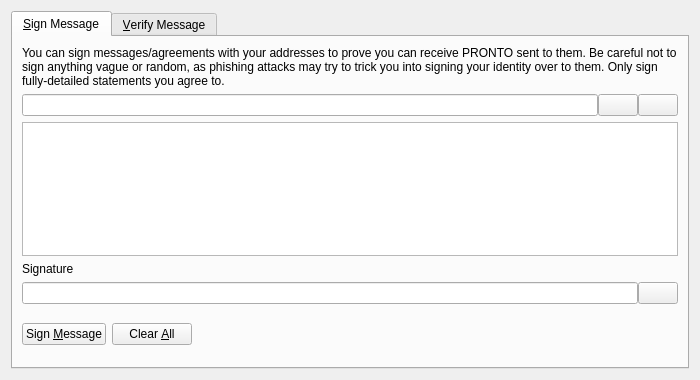
<?xml version="1.0" encoding="UTF-8"?>
<ui version="4.0">
 <class>SignVerifyMessageDialog</class>
 <widget class="QDialog" name="SignVerifyMessageDialog">
  <property name="geometry">
   <rect>
    <x>0</x>
    <y>0</y>
    <width>700</width>
    <height>380</height>
   </rect>
  </property>
  <property name="windowTitle">
   <string>Signatures - Sign / Verify a Message</string>
  </property>
  <property name="modal">
   <bool>true</bool>
  </property>
  <layout class="QVBoxLayout" name="verticalLayout">
   <item>
    <widget class="QTabWidget" name="tabWidget">
     <property name="currentIndex">
      <number>0</number>
     </property>
     <widget class="QWidget" name="tabSignMessage">
      <attribute name="title">
       <string>&amp;Sign Message</string>
      </attribute>
      <layout class="QVBoxLayout" name="verticalLayout_SM">
       <item>
        <widget class="QLabel" name="infoLabel_SM">
         <property name="text">
          <string>You can sign messages/agreements with your addresses to prove you can receive PRONTO sent to them. Be careful not to sign anything vague or random, as phishing attacks may try to trick you into signing your identity over to them. Only sign fully-detailed statements you agree to.</string>
         </property>
         <property name="textFormat">
          <enum>Qt::PlainText</enum>
         </property>
         <property name="wordWrap">
          <bool>true</bool>
         </property>
        </widget>
       </item>
       <item>
        <layout class="QHBoxLayout" name="horizontalLayout_1_SM">
         <property name="spacing">
          <number>0</number>
         </property>
         <item>
          <widget class="QValidatedLineEdit" name="addressIn_SM">
           <property name="toolTip">
            <string>The PRONTO address to sign the message with</string>
           </property>
          </widget>
         </item>
         <item>
          <widget class="QPushButton" name="addressBookButton_SM">
           <property name="toolTip">
            <string>Choose previously used address</string>
           </property>
           <property name="text">
            <string/>
           </property>
           <property name="shortcut">
            <string>Alt+A</string>
           </property>
           <property name="autoDefault">
            <bool>false</bool>
           </property>
          </widget>
         </item>
         <item>
          <widget class="QPushButton" name="pasteButton_SM">
           <property name="toolTip">
            <string>Paste address from clipboard</string>
           </property>
           <property name="text">
            <string/>
           </property>
           <property name="shortcut">
            <string>Alt+P</string>
           </property>
           <property name="autoDefault">
            <bool>false</bool>
           </property>
          </widget>
         </item>
        </layout>
       </item>
       <item>
        <widget class="QPlainTextEdit" name="messageIn_SM">
         <property name="toolTip">
          <string>Enter the message you want to sign here</string>
         </property>
        </widget>
       </item>
       <item>
        <widget class="QLabel" name="signatureLabel_SM">
         <property name="text">
          <string>Signature</string>
         </property>
         <property name="textFormat">
          <enum>Qt::PlainText</enum>
         </property>
        </widget>
       </item>
       <item>
        <layout class="QHBoxLayout" name="horizontalLayout_2_SM">
         <property name="spacing">
          <number>0</number>
         </property>
         <item>
          <widget class="QLineEdit" name="signatureOut_SM">
           <property name="font">
            <font>
             <italic>true</italic>
            </font>
           </property>
           <property name="readOnly">
            <bool>true</bool>
           </property>
          </widget>
         </item>
         <item>
          <widget class="QPushButton" name="copySignatureButton_SM">
           <property name="toolTip">
            <string>Copy the current signature to the system clipboard</string>
           </property>
           <property name="text">
            <string/>
           </property>
           <property name="autoDefault">
            <bool>false</bool>
           </property>
          </widget>
         </item>
        </layout>
       </item>
       <item>
        <layout class="QHBoxLayout" name="horizontalLayout_3_SM">
         <item>
          <widget class="QPushButton" name="signMessageButton_SM">
           <property name="toolTip">
            <string>Sign the message to prove you own this PRONTO address</string>
           </property>
           <property name="text">
            <string>Sign &amp;Message</string>
           </property>
           <property name="autoDefault">
            <bool>false</bool>
           </property>
          </widget>
         </item>
         <item>
          <widget class="QPushButton" name="clearButton_SM">
           <property name="toolTip">
            <string>Reset all sign message fields</string>
           </property>
           <property name="text">
            <string>Clear &amp;All</string>
           </property>
           <property name="autoDefault">
            <bool>false</bool>
           </property>
          </widget>
         </item>
         <item>
          <spacer name="horizontalSpacer_1_SM">
           <property name="orientation">
            <enum>Qt::Horizontal</enum>
           </property>
           <property name="sizeHint" stdset="0">
            <size>
             <width>40</width>
             <height>48</height>
            </size>
           </property>
          </spacer>
         </item>
         <item>
          <widget class="QLabel" name="statusLabel_SM">
           <property name="font">
            <font>
             <weight>75</weight>
             <bold>true</bold>
            </font>
           </property>
           <property name="text">
            <string/>
           </property>
           <property name="wordWrap">
            <bool>true</bool>
           </property>
          </widget>
         </item>
         <item>
          <spacer name="horizontalSpacer_2_SM">
           <property name="orientation">
            <enum>Qt::Horizontal</enum>
           </property>
           <property name="sizeHint" stdset="0">
            <size>
             <width>40</width>
             <height>48</height>
            </size>
           </property>
          </spacer>
         </item>
        </layout>
       </item>
      </layout>
     </widget>
     <widget class="QWidget" name="tabVerifyMessage">
      <attribute name="title">
       <string>&amp;Verify Message</string>
      </attribute>
      <layout class="QVBoxLayout" name="verticalLayout_VM">
       <item>
        <widget class="QLabel" name="infoLabel_VM">
         <property name="text">
          <string>Enter the receiver's address, message (ensure you copy line breaks, spaces, tabs, etc. exactly) and signature below to verify the message. Be careful not to read more into the signature than what is in the signed message itself, to avoid being tricked by a man-in-the-middle attack. Note that this only proves the signing party receives with the address, it cannot prove sendership of any transaction!</string>
         </property>
         <property name="textFormat">
          <enum>Qt::PlainText</enum>
         </property>
         <property name="alignment">
          <set>Qt::AlignLeading|Qt::AlignLeft|Qt::AlignTop</set>
         </property>
         <property name="wordWrap">
          <bool>true</bool>
         </property>
        </widget>
       </item>
       <item>
        <layout class="QHBoxLayout" name="horizontalLayout_1_VM">
         <property name="spacing">
          <number>0</number>
         </property>
         <item>
          <widget class="QValidatedLineEdit" name="addressIn_VM">
           <property name="toolTip">
            <string>The PRONTO address the message was signed with</string>
           </property>
          </widget>
         </item>
         <item>
          <widget class="QPushButton" name="addressBookButton_VM">
           <property name="toolTip">
            <string>Choose previously used address</string>
           </property>
           <property name="text">
            <string/>
           </property>
           <property name="shortcut">
            <string>Alt+A</string>
           </property>
           <property name="autoDefault">
            <bool>false</bool>
           </property>
          </widget>
         </item>
        </layout>
       </item>
       <item>
        <widget class="QPlainTextEdit" name="messageIn_VM"/>
       </item>
       <item>
        <widget class="QValidatedLineEdit" name="signatureIn_VM"/>
       </item>
       <item>
        <layout class="QHBoxLayout" name="horizontalLayout_2_VM">
         <item>
          <widget class="QPushButton" name="verifyMessageButton_VM">
           <property name="toolTip">
            <string>Verify the message to ensure it was signed with the specified PRONTO address</string>
           </property>
           <property name="text">
            <string>Verify &amp;Message</string>
           </property>
           <property name="autoDefault">
            <bool>false</bool>
           </property>
          </widget>
         </item>
         <item>
          <widget class="QPushButton" name="clearButton_VM">
           <property name="toolTip">
            <string>Reset all verify message fields</string>
           </property>
           <property name="text">
            <string>Clear &amp;All</string>
           </property>
           <property name="autoDefault">
            <bool>false</bool>
           </property>
          </widget>
         </item>
         <item>
          <spacer name="horizontalSpacer_1_VM">
           <property name="orientation">
            <enum>Qt::Horizontal</enum>
           </property>
           <property name="sizeHint" stdset="0">
            <size>
             <width>40</width>
             <height>48</height>
            </size>
           </property>
          </spacer>
         </item>
         <item>
          <widget class="QLabel" name="statusLabel_VM">
           <property name="font">
            <font>
             <weight>75</weight>
             <bold>true</bold>
            </font>
           </property>
           <property name="text">
            <string/>
           </property>
           <property name="wordWrap">
            <bool>true</bool>
           </property>
          </widget>
         </item>
         <item>
          <spacer name="horizontalSpacer_2_VM">
           <property name="orientation">
            <enum>Qt::Horizontal</enum>
           </property>
           <property name="sizeHint" stdset="0">
            <size>
             <width>40</width>
             <height>48</height>
            </size>
           </property>
          </spacer>
         </item>
        </layout>
       </item>
      </layout>
     </widget>
    </widget>
   </item>
  </layout>
 </widget>
 <customwidgets>
  <customwidget>
   <class>QValidatedLineEdit</class>
   <extends>QLineEdit</extends>
   <header>qvalidatedlineedit.h</header>
  </customwidget>
 </customwidgets>
 <resources>
  <include location="../pronto.qrc"/>
 </resources>
 <connections/>
</ui>
